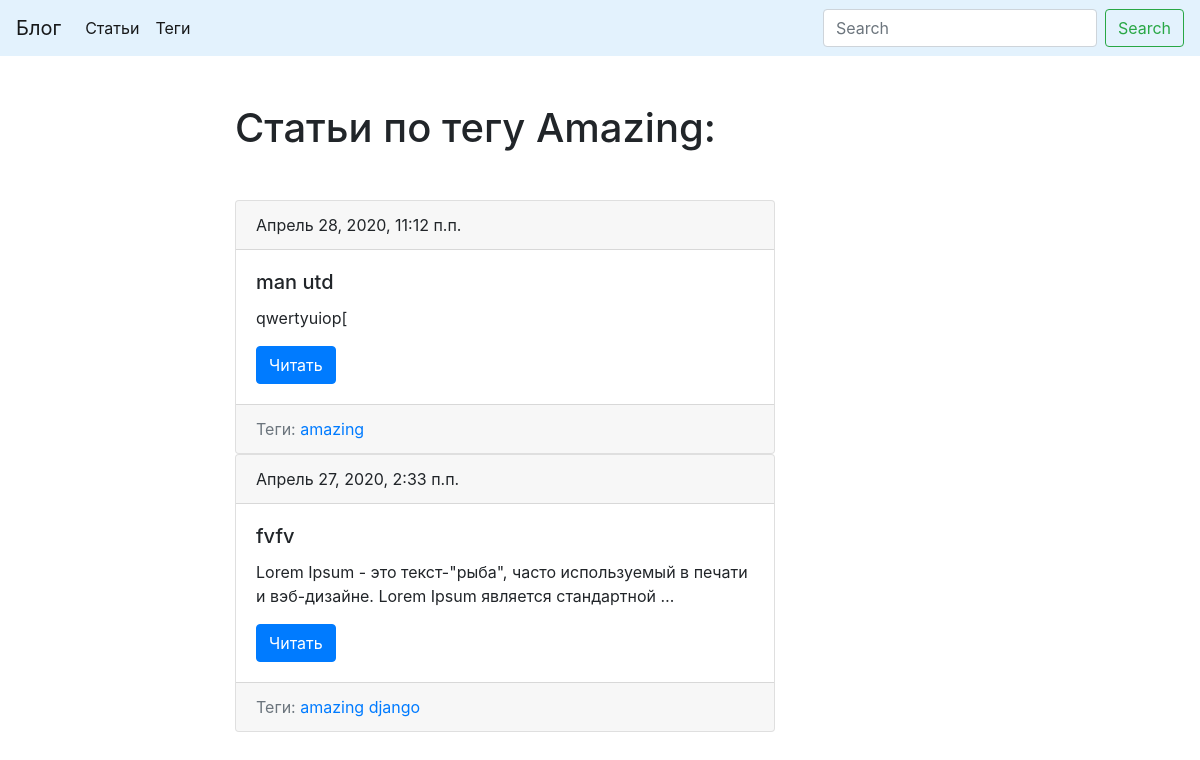
The page /tag/amazing/ on the database its author committed.
### blog/models.py (models this page shows, shortened)
class Tag(models.Model):
    title = models.CharField('Заголовок', max_length=50)
    slug = models.SlugField('URL', max_length=50, unique=True)
    def __str__(self):
        return self.title
    def get_absolute_url(self):
        return reverse('tag_detail_url', kwargs={'slug': self.slug})
    class Meta:
        ordering = ('title',)
        verbose_name = 'Тег'
        verbose_name_plural = 'Теги'

class Post(models.Model):
    title = models.CharField('Заголовок', max_length=150, db_index=True)
    slug = models.SlugField('URL', max_length=100, unique=True, blank=True)
    text = models.TextField('Описание', max_length=5000, db_index=True)
    publish_date = models.DateTimeField('Дата публикации', auto_now_add=True)
    tags = models.ManyToManyField(
        'Tag',
        blank=True,
        related_name='posts',
    )
    def get_absolute_url(self):
        return reverse('post_detail_url', kwargs={'slug': self.slug})
    def __str__(self):
        return self.title
    class Meta:
        ordering = ('-publish_date',)
        verbose_name = 'Статья'
        verbose_name_plural = 'Статьи'

### blog/views.py (the view)
# urls.py: path('tag/<str:slug>/', TagDetail.as_view(), name='tag_detail_url'),
class TagDetail(DetailMixin, View):
    model = Tag
    template = 'blog/tag_detail.html'

### blog/utils.py (called while the page is built)
    def get(self, request, slug):
        obj = get_object_or_404(self.model, slug__iexact=slug)
        return render(request, self.template, context={
            self.model.__name__.lower(): obj,
            'admin_object': obj,
            'detail': True,
        })

### templates/blog/tag_detail.html (shortened to what this page needs)
{% extends 'blog/base.html' %}
{% block content %}
    <h1 class="mb-5">Статьи по тегу {{ tag|title }}:</h1>
    {% for post in tag.posts.all %}
        {% include 'blog/includes/card.html' %}
    {% endfor %}
{% endblock %}

### templates/blog/includes/card.html
<div class="card">
    <div class="card-header">
        {{ post.publish_date }}
    </div>
    <div class="card-body">
        <h5 class="card-title">{{ post }}</h5>
        <p class="card-text">{{ post.text|truncatewords:15 }}</p>
        <a href="{{ post.get_absolute_url }}" class="btn btn-primary">Читать</a>
    </div>
    <div class="card-footer text-muted">
        Теги:
        {% for tag in post.tags.all %}
            <a href="{{ tag.get_absolute_url }}">{{ tag }}</a>
        {% endfor %}
    </div>
</div>

### rows shown on the page
Tag: title "Amazing", title "amazing"
Post: publish_date "Апрель 28, 2020, 11:12 п.п.", title "man utd", text "qwertyuiop["
Post: publish_date "Апрель 27, 2020, 2:33 п.п.", title "fvfv", text "Lorem Ipsum - это текст-\"рыба\", часто используемый в печати и вэб-дизайне. Lorem Ipsum является стандартной …"
Tag: title "django"
